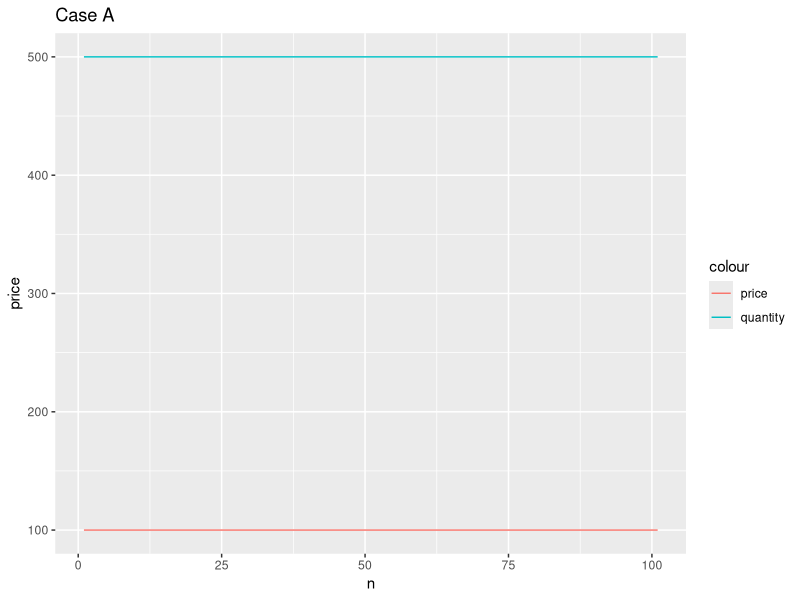
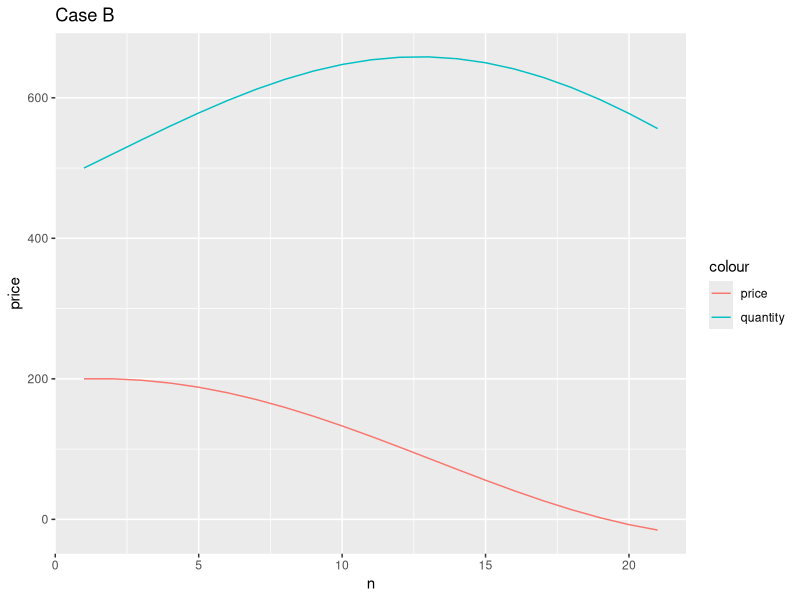
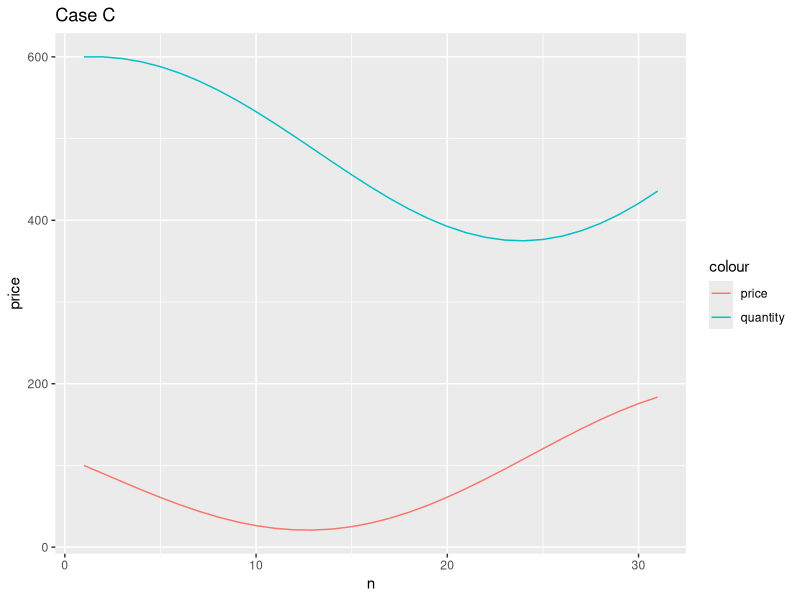
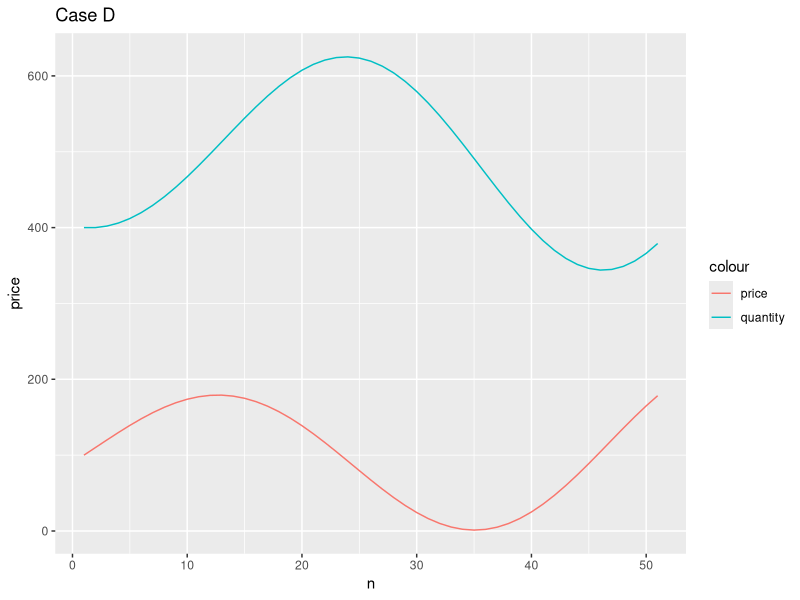

Write R code to recreate these figures, in order.
## ---- chunk 1
#Annunity function
annunity_model <- function(month) {
    return (month * 0.01 - 1000)
}

current_value <- 50000 #original value
month_num <- 1

while (TRUE) {
    current_value[month_num+1] <- current_value[month_num] +
    annunity_model(current_value[month_num])
    if(current_value[month_num+1] < 0) break
    month_num <- month_num + 1
}
print(month_num)

## ---- chunk 2
k <- 0.001
total_emp <- 1000
r_zero <- 4
n <- 1

rumor_rate <- r_zero

while (rumor_rate[n] < total_emp) {
    rumor_rate[n + 1] <- rumor_rate[n] + (k*(rumor_rate[n]) * (1000 - rumor_rate[n]))
    n <- n + 1
}

(output <- data.frame(seq(1:n), rumor_rate))
## ---- chunk 3
price_min <- function(p, q) {
    return (p-(0.1*(q-500)))
}

quantity_min <- function(p, q) {
    return (q+(0.2*(p-100)))
}

case_func <- function(p_zero, q_zero, n) {
    p <- p_zero
    q <- q_zero
    
    for (i in 1:n) {
       p[i + 1] <- price_min(p[i], q[i])
       q[i + 1] <- quantity_min(p[i], q[i])
    }
    return (data.frame(n=seq(1:(n+1)), price = p, quantity = q))
}

#Case A
library(ggplot2)
case_A <- case_func(100, 500, 100)

ggplot(case_A, aes(n)) +
    geom_line(aes(y = price, colour = "price")) + 
    geom_line(aes(y = quantity, colour = "quantity")) +
    ggtitle("Case A")

## ---- chunk 4
case_B <- case_func(200, 500, 20)

ggplot(case_B, aes(n)) +
    geom_line(aes(y = price, colour = "price")) + 
    geom_line(aes(y = quantity, colour = "quantity")) +
    ggtitle("Case B")

## ---- chunk 5
case_C <- case_func(100, 600, 30)

ggplot(case_C, aes(n)) +
    geom_line(aes(y = price, colour = "price")) + 
    geom_line(aes(y = quantity, colour = "quantity")) +
    ggtitle("Case C")
## ---- chunk 6
case_D <- case_func(100, 400, 50)

ggplot(case_D, aes(n)) +
    geom_line(aes(y = price, colour = "price")) + 
    geom_line(aes(y = quantity, colour = "quantity")) +
    ggtitle("Case D")
